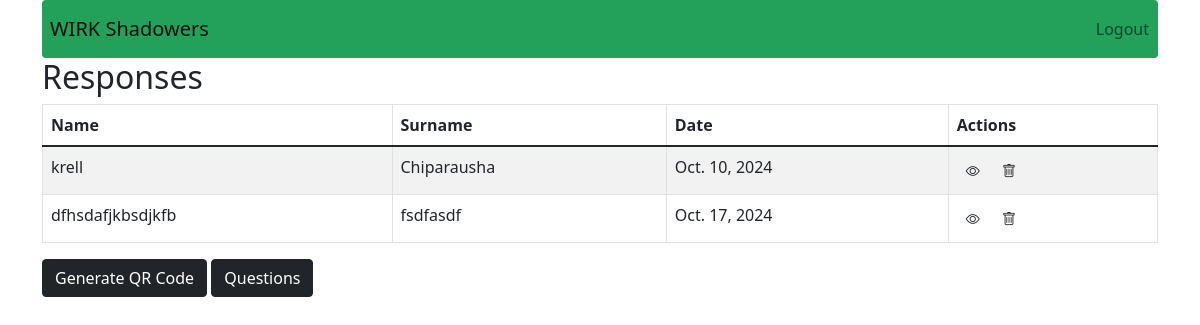
/feedback/dashboard/ (signed in), run on the app's committed database.
### feedback/models.py (models this page shows, shortened)
class Response(models.Model):
    name = models.CharField(max_length=100)
    surname = models.CharField(max_length=100)
    date = models.DateField(auto_now_add=True)
    answers = models.ManyToManyField(Question, through='Answer')

### feedback/views.py (the view)
# urls.py: path('dashboard/', views.dashboard, name='dashboard'),
@login_required
def dashboard(request):
    responses = Response.objects.all()
    return render(request, 'feedback/dashboard.html', {'responses': responses})

### feedback/templates/feedback/dashboard.html (shortened to what this page needs)
{% extends 'feedback/base.html' %}
{% block content %}
    <h2>Responses</h2>
    <table class="table table-striped table-bordered rounded-6">
        <thead>
            <tr>
                <th>Name</th>
                <th>Surname</th>
                <th>Date</th>
                <th>Actions</th>
            </tr>
        </thead>
        <tbody>
            {% for response in responses %}
                <tr>
                    <td>{{ response.name }}</td>
                    <td>{{ response.surname }}</td>
                    <td>{{ response.date }}</td>
                    <td>
                        <a href="{% url 'view_response' response.id %}" class="btn btn-sm">
                            <i class="bi bi-eye"></i>
                        </a>
                        <form action="{% url 'delete_response' response.id %}" method="post" style="display:inline;">
                            <button type="submit" class="btn btn-sm" onclick="return confirm('Are you sure you want to delete this response?');">
                                <i class="bi bi-trash"></i>
                            </button>
                        </form>
                    </td>
                </tr>
            {% endfor %}
        </tbody>
    </table>
    <button class="btn btn-dark" data-bs-toggle="modal" data-bs-target="#qrModal" onclick="fetchQRCode()">Generate QR Code</button>
    <a href="{% url 'question_list' %}" class="btn btn-dark">Questions</a>
{% endblock %}

### feedback/static/css/styles.css (style rules this page uses)
body { background-color: #f4f6f9; font-family: 'Arial', sans-serif; margin: 0; padding: 0; }

### data on the page
Response: name "krell", surname "Chiparausha", date "Oct. 10, 2024"
Response: name "dfhsdafjkbsdjkfb", surname "fsdfasdf", date "Oct. 17, 2024"
